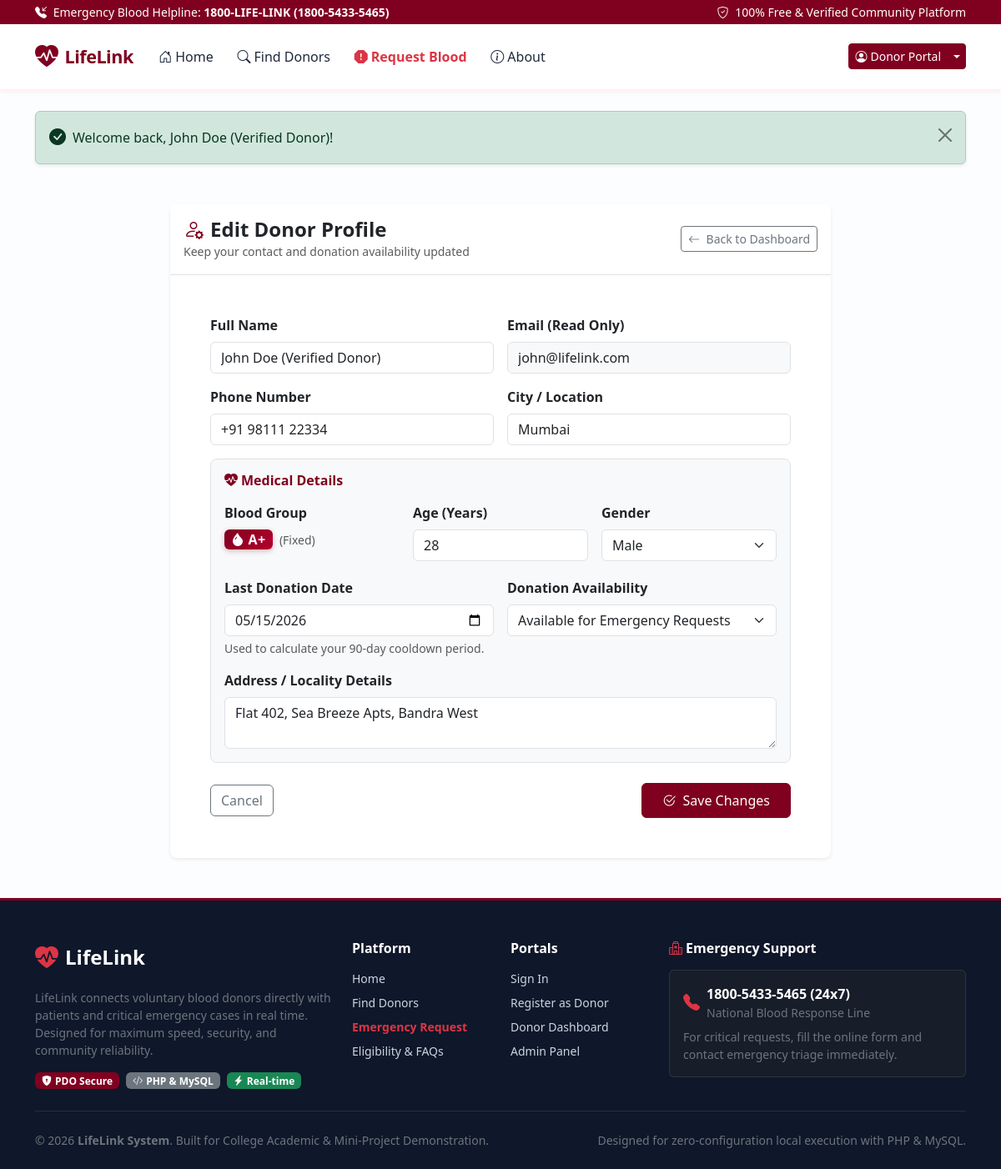
The app's page /donor/profile.php (signed in) with its own data.
### tables this page shows
CREATE TABLE `donors` (
  `id` INT AUTO_INCREMENT PRIMARY KEY,
  `user_id` INT NOT NULL,
  `blood_group` ENUM('A+', 'A-', 'B+', 'B-', 'AB+', 'AB-', 'O+', 'O-') NOT NULL,
  `city` VARCHAR(100) NOT NULL,
  `address` TEXT,
  `age` INT NOT NULL,
  `gender` ENUM('Male', 'Female', 'Other') NOT NULL,
  `last_donation_date` DATE DEFAULT NULL,
  `availability_status` ENUM('available', 'unavailable') NOT NULL DEFAULT 'available',
  `verified_status` ENUM('pending', 'verified', 'rejected') NOT NULL DEFAULT 'pending',
  `created_at` TIMESTAMP DEFAULT CURRENT_TIMESTAMP,
  CONSTRAINT `fk_donor_user` FOREIGN KEY (`user_id`) REFERENCES `users` (`id`) ON DELETE CASCADE
);

CREATE TABLE `users` (
  `id` INT AUTO_INCREMENT PRIMARY KEY,
  `name` VARCHAR(100) NOT NULL,
  `email` VARCHAR(150) NOT NULL UNIQUE,
  `phone` VARCHAR(20) NOT NULL,
  `password_hash` VARCHAR(255) NOT NULL,
  `role` ENUM('admin', 'donor', 'user') NOT NULL DEFAULT 'user',
  `created_at` TIMESTAMP DEFAULT CURRENT_TIMESTAMP
);

### donor/profile.php (the view, shortened to what this page needs)
<?php
require_once __DIR__ . '/../config/db.php';
$userId = (int) $_SESSION['user_id'];
$stmt = $pdo->prepare("SELECT d.*, u.name, u.email, u.phone
                       FROM donors d
                       JOIN users u ON d.user_id = u.id
                       WHERE d.user_id = ? LIMIT 1");
$stmt->execute([$userId]);
$donor = $stmt->fetch();
require_once __DIR__ . '/../includes/header.php';
?>
<div class="row justify-content-center py-4">
    <div class="col-lg-8">
        <div class="card shadow-sm border-0 rounded-3">
            <div class="card-header bg-white py-3 border-bottom d-flex justify-content-between align-items-center">
                <div>
                    <h4 class="fw-bold text-dark mb-0">
                        <i class="bi bi-person-gear text-burgundy me-2"></i>Edit Donor Profile
                    </h4>
                    <span class="small text-muted">Keep your contact and donation availability updated</span>
                </div>
                <a href="dashboard.php" class="btn btn-sm btn-outline-secondary">
                    <i class="bi bi-arrow-left me-1"></i> Back to Dashboard
                </a>
            </div>
            <div class="card-body p-4 p-md-5">
                <form action="profile.php" method="POST" class="needs-validation" novalidate>
                    <div class="row g-3 mb-3">
                        <div class="col-md-6">
                            <label for="name" class="form-label fw-semibold">Full Name</label>
                            <input type="text" class="form-control" id="name" name="name" value="<?= e($donor['name']) ?>" required>
                        </div>
                        <div class="col-md-6">
                            <label for="email" class="form-label fw-semibold">Email (Read Only)</label>
                            <input type="email" class="form-control bg-light" id="email" value="<?= e($donor['email']) ?>" readonly>
                        </div>
                    </div>
                    <div class="row g-3 mb-3">
                        <div class="col-md-6">
                            <label for="phone" class="form-label fw-semibold">Phone Number</label>
                            <input type="tel" class="form-control" id="phone" name="phone" value="<?= e($donor['phone']) ?>" required>
                        </div>
                        <div class="col-md-6">
                            <label for="city" class="form-label fw-semibold">City / Location</label>
                            <input type="text" class="form-control" id="city" name="city" value="<?= e($donor['city']) ?>" required>
                        </div>
                    </div>
                    <div class="p-3 bg-light rounded-3 mb-3 border">
                        <h6 class="fw-bold text-burgundy mb-3"><i class="bi bi-heart-pulse-fill me-1"></i>Medical Details</h6>
                        <div class="row g-3">
                            <div class="col-md-4">
                                <label class="form-label fw-semibold">Blood Group</label>
                                <div><?= blood_badge($donor['blood_group']) ?> <span class="small text-muted ms-1">(Fixed)</span></div>
                            </div>
                            <div class="col-md-4">
                                <label for="age" class="form-label fw-semibold">Age (Years)</label>
                                <input type="number" class="form-control" id="age" name="age" min="18" max="65" value="<?= (int)$donor['age'] ?>" required>
                            </div>
                            <div class="col-md-4">
                                <label for="gender" class="form-label fw-semibold">Gender</label>
                                <select class="form-select" id="gender" name="gender">
                                    <option value="Male" <?= $donor['gender'] === 'Male' ? 'selected' : '' ?>>Male</option>
                                </select>
                            </div>
                        </div>
                        <div class="row g-3 mt-1">
                            <div class="col-md-6">
                                <label for="last_donation_date" class="form-label fw-semibold">Last Donation Date</label>
                                <input type="date" class="form-control" id="last_donation_date" name="last_donation_date" value="<?= e($donor['last_donation_date'] ?? '') ?>">
                                <div class="form-text small">Used to calculate your 90-day cooldown period.</div>
                            </div>
                            <div class="col-md-6">
                                <label for="availability_status" class="form-label fw-semibold">Donation Availability</label>
                                <select class="form-select" id="availability_status" name="availability_status">
                                    <option value="available" <?= $donor['availability_status'] === 'available' ? 'selected' : '' ?>>Available for Emergency Requests</option>
                                </select>
                            </div>
                        </div>
                        <div class="mt-3">
                            <label for="address" class="form-label fw-semibold">Address / Locality Details</label>
                            <textarea class="form-control" id="address" name="address" rows="2"><?= e($donor['address']) ?></textarea>
                        </div>
                    </div>
                    <div class="d-flex justify-content-between align-items-center mt-4">
                        <a href="dashboard.php" class="btn btn-outline-secondary">Cancel</a>
                        <button type="submit" class="btn btn-burgundy px-4 py-2">
                            <i class="bi bi-check2-circle me-1"></i> Save Changes
                        </button>
                    </div>
                </form>
            </div>
        </div>
    </div>
</div>
<?php require_once __DIR__ . '/../includes/footer.php'; ?>

### includes/functions.php (shortened to what this page needs)
<?php
function e(?string $string): string {
    return htmlspecialchars((string) $string, ENT_QUOTES, 'UTF-8');
}
function get_flash(): ?array {
    if (isset($_SESSION['flash'])) {
        $flash = $_SESSION['flash'];
        return $flash;
    }
    return null;
}
function display_flash(): void {
    $flash = get_flash();
    if ($flash) {
        $type = e($flash['type']);
        $message = e($flash['message']);
        $icon = match ($type) {
            'success' => 'bi-check-circle-fill',
            'danger'  => 'bi-exclamation-triangle-fill',
            'warning' => 'bi-exclamation-diamond-fill',
            default   => 'bi-info-circle-fill',
        };
        echo <<<HTML
        <div class="alert alert-{$type} alert-dismissible fade show shadow-sm d-flex align-items-center mb-4" role="alert">
            <i class="bi {$icon} fs-5 me-2"></i>
            <div>{$message}</div>
            <button type="button" class="btn-close ms-auto" data-bs-dismiss="alert" aria-label="Close"></button>
        </div>
HTML;
    }
}
function blood_badge(string $bloodGroup): string {
    return '<span class="badge blood-badge text-white px-2 py-1 fs-6"><i class="bi bi-droplet-fill me-1"></i>' . e($bloodGroup) . '</span>';
}

### assets/css/style.css (style rules this page uses)
:root { --ll-primary: #800020; --ll-primary-hover: #5d0017; --ll-primary-light: #fff0f3; --ll-accent: #b3002d; --ll-dark: #1e293b; --ll-muted: #64748b; --ll-light: #f8fafc; --ll-border: #e2e8f0; --ll-shadow-sm: 0 2px 4px rgba(0, 0, 0, 0.04); --ll-shadow: 0 10px 15px -3px rgba(0, 0, 0, 0.08), 0 4px 6px -2px rgba(0, 0, 0, 0.04); --ll-shadow-lg: 0 20px 25px -5px rgba(0, 0, 0, 0.1), 0 10px 10px -5px rgba(0, 0, 0, 0.04); --ll-transition: all 0.25s cubic-bezier(0.4, 0, 0.2, 1); }
body { background-color: #fcfdfe; color: var(--ll-dark); font-family: system-ui, -apple-system, 'Segoe UI', Roboto, Helvetica, Arial, sans-serif; min-height: 100vh; display: flex; flex-direction: column; }
.text-burgundy { color: var(--ll-primary) !important; }
.btn-burgundy { background-color: var(--ll-primary); border-color: var(--ll-primary); color: #ffffff; font-weight: 500; transition: var(--ll-transition); }
.blood-badge { background: linear-gradient(135deg, #800020 0%, #b3002d 100%); font-weight: 600; letter-spacing: 0.5px; box-shadow: 0 2px 6px rgba(128, 0, 32, 0.25); border-radius: 6px; }

### records on screen
donors: name "John Doe (Verified Donor)", user.email "john@lifelink.com", phone "+91 98111 22334", city "Mumbai", blood_group "A+", age "28", gender "Male", last_donation_date "05/15/2026", availability_status "Available for Emergency Requests", address "Flat 402, Sea Breeze Apts, Bandra West"

### other values on screen
$message "Welcome back, John Doe (Verified Donor)!"
